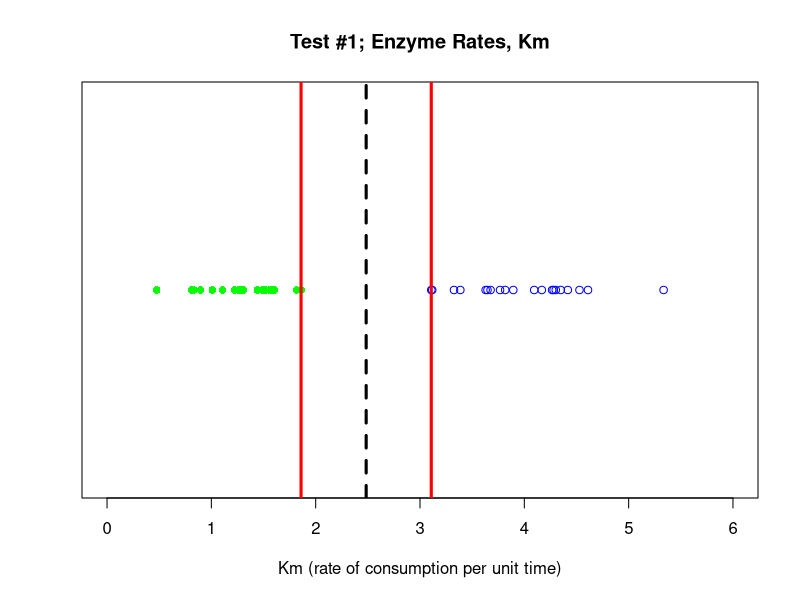

Write the R code that produced this figure. (Note: this script raises an error after producing the figure.)
## ---- chunk 1
# Load Libraries
Libraries <- c("knitr", "graphics", "e1071")
for (p in Libraries) { 
    library(p, character.only = TRUE)
}
opts_chunk$set(cache = TRUE, fig.align = "center")
## ---- chunk 2
set.seed(1000)
x1 = rnorm(20, mean = 1.5, sd = 0.5)
x1_max = max(x1)
x2 = rnorm(20, mean = 4, sd = 0.5)
x2_min = min(x2)
midpt = (x2_min - x1_max)/2 + x1_max
y = rep(1, 20)

stripchart(x = x1,
           main = "Test #1; Enzyme Rates, Km",
           xlab = "Km (rate of consumption per unit time)",
           xlim = c(0, 6),
           pch = 16,
           col = "green")
points(x = x2, y, col = "blue")
abline(v = x1_max, col = "red", lwd = 3)
abline(v = midpt, col = "black", lwd = 3, lty = 2)
abline(v = x2_min, col = "red", lwd = 3)
## ---- chunk 3
include_graphics("../00-data/10-images/vapnick_svm_paper_diagram.png")
## ---- chunk 4
include_graphics("../00-data/10-images/p-values_schematic.jpg")
## ---- chunk 5
set.seed(1000)
x1 = rnorm(20, mean = 1.9, sd = 0.5)
x2 = rnorm(20, mean = 3.25, sd = 0.75)
y = rep(1,20)

stripchart(x = x1,
     main = "Test #2: Km of Enzymes",
     xlab = "Km",
     xlim = c(0, 6),
     pch = 16,
     col = "green")
points(x = x2, y, col = "blue")
abline(v = x1_max, col = "red", lwd = 3)
abline(v = midpt, col = "black", lty = 2, lwd = 3)
abline(v = x2_min, col = "red", lwd = 3)
## ---- chunk 6
include_graphics("../00-data/10-images/SVM_optimize_2.png")
## ---- chunk 7
set.seed(1000)

x <- c(rnorm(10, mean = 4, sd = 0.1), rnorm(10, mean = 2, sd = 0.1))
y <- c(rnorm(10, mean = 4, sd = 0.1), rnorm(10, mean = 2, sd = 0.1))
z <- c(rep( 1, 10), rep(-1, 10))
data_svm <- data.frame("x" = x, "y" = y, "z" = as.factor(z))
 
svm_model_1 <- svm(z ~ .,
                   data = data_svm,
                   kernel = "linear",
                   cost = 10,
                   scale = FALSE)

plot(svm_model_1,
     data = data_svm)
## ---- chunk 8
xi <- seq(-5, 5, 0.1)
yi <- seq(-5, 5, 0.1)
par(mfrow = c(1, 4))

plot(x = xi, y = 0.2 * yi,
xlim = c(-5, 5),
ylim = c(-1, 1),
type = "l",
col = "blue",
main = "Linear Case",
ylab = "y", xlab = "x")

plot(x = xi, y = 0.05*xi^2,
xlim = c(-5, 5),
ylim = c(-1, 1),
type = "l",
col = "blue",
main = "Polynomial, d=2",
ylab = "y", xlab = "x")

plot(x = xi, y = exp(-0.4*xi^2),
xlim = c(-5, 5),
ylim = c(-1, 1),
type = "l",
col = "blue",
main = "RBF Case",
ylab = "y", xlab = "x")

plot(x = xi, y = tanh(xi),
xlim = c(-5, 5),
ylim = c(-1, 1),
type = "l",
col = "blue",
main = "Tanh Case",
ylab = "y", xlab = "x")
## ---- chunk 9
include_graphics("../00-data/10-images/vapnick_svm_paper_diagram.png")
## ---- chunk 10
include_graphics("../00-data/10-images/svm.geometric.margin.png")
## ---- chunk 11
include_graphics("../00-data/10-images/soft.margin.svm.png")
